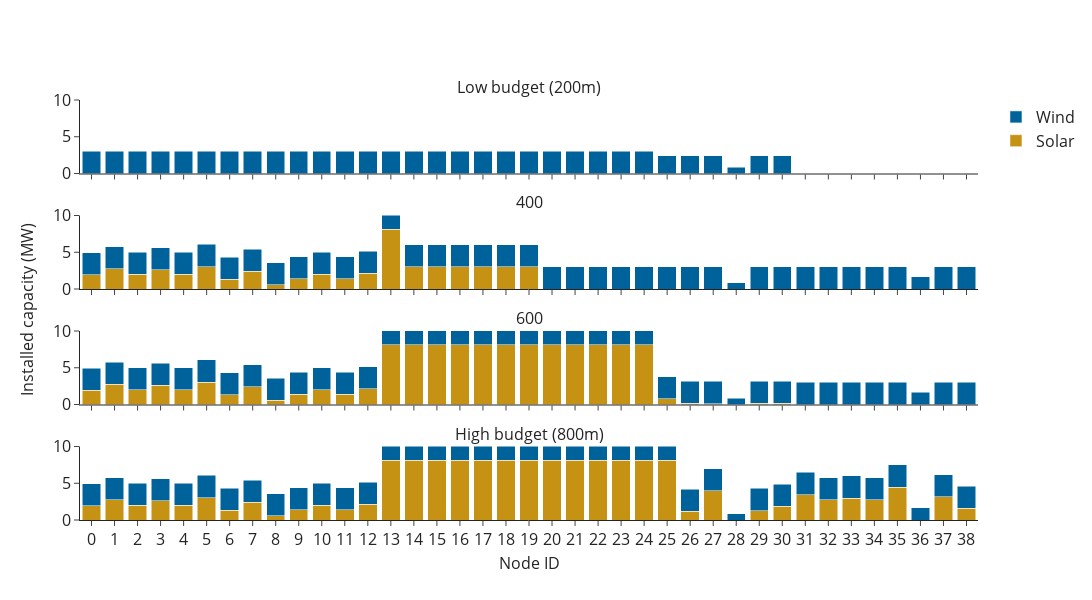

The notebook cell this image was saved under:
### Code cell
# Plot a subset of the results
budget_list = [200, 400, 600, 800]
fig = make_subplots(rows=4, cols=1, shared_xaxes=True, 
                    y_title='Installed capacity (MW)',
                    x_title='Node ID',
                    subplot_titles=("Low budget (200m)", "400", "600", "High budget (800m)"),
                    vertical_spacing=0.1
                   )

for i in [i for i in range(len(budget_list))]:
    d = df[df["b"] == budget_list[i]].reset_index(drop=True)
    legend_show = True if i == 0 else False
    fig.add_trace(go.Bar(x=d["node_id"], y=d["new_solar_cap"], 
                         name="Solar", showlegend=legend_show,
                         marker_color="#C69214"), row=i+1, col=1)
    fig.add_trace(go.Bar(x=d["node_id"], y=d["new_wind_cap"], 
                         name="Wind", showlegend=legend_show,
                         marker_color="#00629B"), row=i+1, col=1)
    fig.update_yaxes(range=[0, 10], row=i+1, col=1)

fig.update_layout(
    font=dict(size=16),
    template="simple_white", barmode="stack",
    width = 1200, height = 600,
#     title="DER capacity as budget increases",
)

fig.show()
# fig.write_image("graphs/f_r2_simplified.png", scale=8)

### Figure 1 — Plotly figure (JSON) as saved in the notebook; plotly's stock layout.template omitted (floating-point values rounded to 4 significant figures)
{"data": [{"marker": {"color": "#C69214"}, "name": "Solar", "showlegend": true, "type": "bar", "x": ["0", "1", "2", "3", "4", "5", "6", "7", "8", "9", "10", "11", "12", "13", "14", "15", "16", "17", "18", "19", "20", "21", "22", "23", "24", "25", "26", "27", "28", "29", "30", "31", "32", "33", "34", "35", "36", "37", "38"], "xaxis": "x", "y": [0, 0, 0, 0, 0, 0, 0, 0, 0, 0, 0, 0, 0, 0, 0, 0, 0, 0, 0, 0, 0, 0, 0, 0, 0, 0, 0, 0, 0, 0, 0, 0, 0, 0, 0, 0, 0, 0, 0], "yaxis": "y"}, {"marker": {"color": "#00629B"}, "name": "Wind", "showlegend": true, "type": "bar", "x": ["0", "1", "2", "3", "4", "5", "6", "7", "8", "9", "10", "11", "12", "13", "14", "15", "16", "17", "18", "19", "20", "21", "22", "23", "24", "25", "26", "27", "28", "29", "30", "31", "32", "33", "34", "35", "36", "37", "38"], "xaxis": "x", "y": [3, 3, 3, 3, 3, 3, 3, 3, 3, 3, 3, 3, 3, 3, 3, 3, 3, 3, 3, 3, 3, 3, 3, 3, 3, 2.42, 2.41, 2.42, 0.86, 2.41, 2.41, 0, 0, 0, 0, 0, 0, 0, 0], "yaxis": "y"}, {"marker": {"color": "#C69214"}, "name": "Solar", "showlegend": false, "type": "bar", "x": ["0", "1", "2", "3", "4", "5", "6", "7", "8", "9", "10", "11", "12", "13", "14", "15", "16", "17", "18", "19", "20", "21", "22", "23", "24", "25", "26", "27", "28", "29", "30", "31", "32", "33", "34", "35", "36", "37", "38"], "xaxis": "x2", "y": [1.96, 2.73, 2.01, 2.6, 1.98, 3.06, 1.34, 2.42, 0.55, 1.4, 1.98, 1.37, 2.14, 8.14, 3, 3, 3, 3, 3, 3, 0, 0, 0, 0, 0, 0, 0, 0, 0, 0, 0, 0, 0, 0, 0, 0, 0, 0, 0], "yaxis": "y2"}, {"marker": {"color": "#00629B"}, "name": "Wind", "showlegend": false, "type": "bar", "x": ["0", "1", "2", "3", "4", "5", "6", "7", "8", "9", "10", "11", "12", "13", "14", "15", "16", "17", "18", "19", "20", "21", "22", "23", "24", "25", "26", "27", "28", "29", "30", "31", "32", "33", "34", "35", "36", "37", "38"], "xaxis": "x2", "y": [3, 3, 3, 3, 3, 3, 3, 3, 3, 3, 3, 3, 3, 3, 3, 3, 3, 3, 3, 3, 3, 3, 3, 3, 3, 3, 3, 3, 0.86, 3, 3, 3, 3, 3, 3, 3, 1.65, 3, 3], "yaxis": "y2"}, {"marker": {"color": "#C69214"}, "name": "Solar", "showlegend": false, "type": "bar", "x": ["0", "1", "2", "3", "4", "5", "6", "7", "8", "9", "10", "11", "12", "13", "14", "15", "16", "17", "18", "19", "20", "21", "22", "23", "24", "25", "26", "27", "28", "29", "30", "31", "32", "33", "34", "35", "36", "37", "38"], "xaxis": "x3", "y": [1.96, 2.73, 2.01, 2.6, 1.98, 3.06, 1.34, 2.42, 0.55, 1.4, 1.98, 1.37, 2.14, 8.14, 8.14, 8.14, 8.14, 8.14, 8.14, 8.14, 8.14, 8.14, 8.14, 8.14, 8.14, 0.77, 0.17, 0.13, 0, 0.17, 0.18, 0, 0, 0, 0, 0, 0, 0, 0], "yaxis": "y3"}, {"marker": {"color": "#00629B"}, "name": "Wind", "showlegend": false, "type": "bar", "x": ["0", "1", "2", "3", "4", "5", "6", "7", "8", "9", "10", "11", "12", "13", "14", "15", "16", "17", "18", "19", "20", "21", "22", "23", "24", "25", "26", "27", "28", "29", "30", "31", "32", "33", "34", "35", "36", "37", "38"], "xaxis": "x3", "y": [3, 3, 3, 3, 3, 3, 3, 3, 3, 3, 3, 3, 3, 3, 3, 3, 3, 3, 3, 3, 3, 3, 3, 3, 3, 3, 3, 3, 0.86, 3, 3, 3, 3, 3, 3, 3, 1.65, 3, 3], "yaxis": "y3"}, {"marker": {"color": "#C69214"}, "name": "Solar", "showlegend": false, "type": "bar", "x": ["0", "1", "2", "3", "4", "5", "6", "7", "8", "9", "10", "11", "12", "13", "14", "15", "16", "17", "18", "19", "20", "21", "22", "23", "24", "25", "26", "27", "28", "29", "30", "31", "32", "33", "34", "35", "36", "37", "38"], "xaxis": "x4", "y": [1.96, 2.73, 2.01, 2.6, 1.98, 3.06, 1.34, 2.42, 0.55, 1.4, 1.98, 1.37, 2.14, 8.14, 8.14, 8.14, 8.14, 8.14, 8.14, 8.14, 8.14, 8.14, 8.14, 8.14, 8.14, 8.14, 1.17, 3.96, 0, 1.29, 1.86, 3.47, 2.76, 2.99, 2.75, 4.49, 0, 3.15, 1.6], "yaxis": "y4"}, {"marker": {"color": "#00629B"}, "name": "Wind", "showlegend": false, "type": "bar", "x": ["0", "1", "2", "3", "4", "5", "6", "7", "8", "9", "10", "11", "12", "13", "14", "15", "16", "17", "18", "19", "20", "21", "22", "23", "24", "25", "26", "27", "28", "29", "30", "31", "32", "33", "34", "35", "36", "37", "38"], "xaxis": "x4", "y": [3, 3, 3, 3, 3, 3, 3, 3, 3, 3, 3, 3, 3, 3, 3, 3, 3, 3, 3, 3, 3, 3, 3, 3, 3, 3, 3, 3, 0.86, 3, 3, 3, 3, 3, 3, 3, 1.65, 3, 3], "yaxis": "y4"}], "layout": {"annotations": [{"font": {"size": 16}, "showarrow": false, "text": "Low budget (200m)", "x": 0.5, "xanchor": "center", "xref": "paper", "y": 1, "yanchor": "bottom", "yref": "paper"}, {"font": {"size": 16}, "showarrow": false, "text": "400", "x": 0.5, "xanchor": "center", "xref": "paper", "y": 0.725, "yanchor": "bottom", "yref": "paper"}, {"font": {"size": 16}, "showarrow": false, "text": "600", "x": 0.5, "xanchor": "center", "xref": "paper", "y": 0.45, "yanchor": "bottom", "yref": "paper"}, {"font": {"size": 16}, "showarrow": false, "text": "High budget (800m)", "x": 0.5, "xanchor": "center", "xref": "paper", "y": 0.175, "yanchor": "bottom", "yref": "paper"}, {"font": {"size": 16}, "showarrow": false, "text": "Node ID", "x": 0.5, "xanchor": "center", "xref": "paper", "y": 0, "yanchor": "top", "yref": "paper", "yshift": -30}, {"font": {"size": 16}, "showarrow": false, "text": "Installed capacity (MW)", "textangle": -90, "x": 0, "xanchor": "right", "xref": "paper", "xshift": -40, "y": 0.5, "yanchor": "middle", "yref": "paper"}], "barmode": "stack", "font": {"size": 16}, "height": 600, "width": 1200, "xaxis": {"anchor": "y", "domain": [0, 1], "matches": "x4", "showticklabels": false}, "xaxis2": {"anchor": "y2", "domain": [0, 1], "matches": "x4", "showticklabels": false}, "xaxis3": {"anchor": "y3", "domain": [0, 1], "matches": "x4", "showticklabels": false}, "xaxis4": {"anchor": "y4", "domain": [0, 1]}, "yaxis": {"anchor": "x", "domain": [0.825, 1], "range": [0, 10]}, "yaxis2": {"anchor": "x2", "domain": [0.55, 0.725], "range": [0, 10]}, "yaxis3": {"anchor": "x3", "domain": [0.275, 0.45], "range": [0, 10]}, "yaxis4": {"anchor": "x4", "domain": [0, 0.175], "range": [0, 10]}}}
